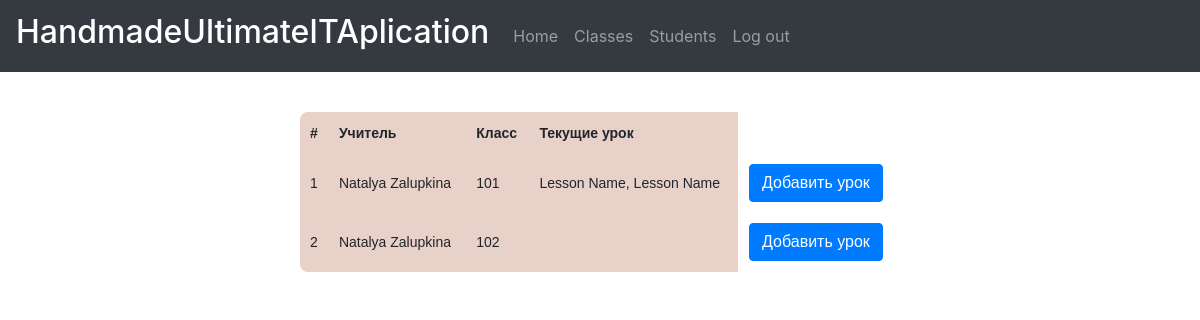
The page /classes (signed in) on the database its author committed.
### data/models/a_class.py (models this page shows)
class AClasses(SqlAlchemyBase):
    __tablename__ = 'a_classes'
    id = sa.Column('id', sa.Integer, autoincrement=True, primary_key=True)
    title = sa.Column('title', sa.String, nullable=True)
    teacher = sa.Column('teacher', sa.ForeignKey('teachers.id'), nullable=True)
    students_list = sa.Column('students_list', sa.String, nullable=True)
    cur_lessons_list = sa.Column('cur_lessons_list', sa.String, nullable=True)
    teachers = sa.orm.relation("Teachers", foreign_keys=[teacher])
    students = sa.orm.relation("Students")
    lessons = sa.orm.relation("Lessons")

### data/models/users.py (models this page shows, shortened)
class Users(SqlAlchemyBase, UserMixin, SerializerMixin):
    __tablename__ = 'users'
    id = sa.Column('id', sa.Integer, autoincrement=True, primary_key=True)
    surname = sa.Column('surname', sa.String, nullable=True)
    name = sa.Column('name', sa.String, nullable=True)
    birth_date = sa.Column('birth_date', sa.Date, nullable=True)
    role = sa.Column('role', sa.String, nullable=True)
    email = sa.Column('email', sa.String, nullable=True, unique=True)
    password = sa.Column('hashed_password', sa.String, nullable=True)
    teachers = sa.orm.relation("Teachers")
    students = sa.orm.relation("Students")

### data/models/lessons.py (models this page shows)
class Lessons(SqlAlchemyBase, SerializerMixin):
    __tablename__ = 'lessons'
    id = sa.Column('id', sa.Integer, autoincrement=True, primary_key=True)
    title = sa.Column('title', sa.String, nullable=True)
    to_subject = sa.Column('to_subject', sa.Integer, sa.ForeignKey("subjects.id"), nullable=True)
    to_task = sa.Column('to_task', sa.Integer, sa.ForeignKey("tasks.id"), nullable=True)
    to_class = sa.Column('to_class', sa.Integer, sa.ForeignKey("a_classes.id"), nullable=True)
    role = sa.Column('role', sa.String, nullable=True)
    lesson_date = sa.Column('lesson_date', sa.Date, nullable=True)
    author = sa.Column('author', sa.String, sa.ForeignKey("teachers.id"), nullable=True)
    completed_by = sa.Column('completed_by', sa.String, nullable=True)
    lesson_file = sa.Column('lesson_file', sa.String, nullable=True)
    subjects = sa.orm.relation("Subjects", foreign_keys=[to_subject])
    tasks = sa.orm.relation("Tasks", foreign_keys=[to_task])
    teachers = sa.orm.relation("Teachers", foreign_keys=[author])
    a_classes = sa.orm.relation("AClasses", foreign_keys=[to_class])

### main.py (the view)
@app.route('/classes')
def classes():
    if not current_user.is_authenticated:
        return redirect("/login")
    if current_user.role == "Student":
        return redirect("/")
    shadow = find_shadow(current_user)
    session = create_session()
    a_classes = session.query(AClasses).all()
    for cl in a_classes:
        cur_lessons_list = []
        for ls in session.query(Lessons).filter(Lessons.to_class == cl.id).all():
            if ls.lesson_date == datetime.datetime.today().date():
                cur_lessons_list.append(str(ls.id))
        cl.cur_lessons_list = ', '.join(cur_lessons_list)
    session.commit()
    lessons = {}
    session = create_session()
    a_classes = session.query(AClasses).all()
    for cl in a_classes:
        cur_lessons_list = cl.cur_lessons_list.split(", ")
        lessons[cl.title] = [session.query(Lessons).filter(Lessons.id == int(les)).first() for les in cur_lessons_list
                             if les]
    return render_template('classes.html',
                           current_user=current_user,
                           shadow=shadow,
                           a_classes=a_classes,
                           lessons=lessons)

### data/db_session.py (called while the page is built)
def create_session() -> Session:
    global __factory
    return __factory()

### main.py (called while the page is built)
def find_shadow(user):
    session = create_session()
    if user.role == 'Student':
        return session.query(Students).filter(Students.user_id == user.id).first()
    elif user.role == 'Teacher':
        return session.query(Teachers).filter(Teachers.user_id == user.id).first()

@login_manager.user_loader
def load_user(user_id):
    session = create_session()
    return session.query(Users).get(user_id)

### templates/classes.html (shortened to what this page needs)
{% extends "base.html" %}
{% block content %}
{% if current_user.role == "Teacher" %}
<table class="my_table">
    <tr>
        <th>#</th>
        <th>Учитель</th>
        <th>Класс</th>
        <th>Текущие урок</th>
        <th class="last_col"></th>
    </tr>
    {% for a_class in a_classes %}
        <tr>
            <td scope="row">{{ loop.index }}</td>
            <td>{{ a_class.teachers.users.name + " " + a_class.teachers.users.surname }}</td>
            <td>{{ a_class.title }}</td>
            <td>
                {% for lesson in lessons[a_class.title] %}{{ lesson.title }}{% if not loop.last %}, {% endif %}{% endfor %}
            </td>
            <td class="last_col">
                <a class="btn btn-primary" href="/lessoncreate/{{ a_class.id }}">Добавить урок</a>
            </td>
        </tr>
    {% endfor %}
</table>
{% endif %}
{% endblock %}

### templates/classes.html (style rules this page uses)
table { font-family: "Lucida Sans Unicode", "Lucida Grande", Sans-Serif; font-size: 14px; margin-top: 40px; margin-left: auto; margin-right: auto; background: #e8d1c8; max-width: 50%; width: 50%; border-collapse: collapse; border-radius: 8px 8px 8px 8px; }
td, th { padding: 10px; }
.last_col { background-color: white; border: 1px solid white; }

### rows shown on the page
AClasses: teachers.users "Natalya Zalupkina", title "101"
Lessons: title "Lesson Name"
Lessons: title "Lesson Name"
AClasses: teachers.users "Natalya Zalupkina", title "102"
